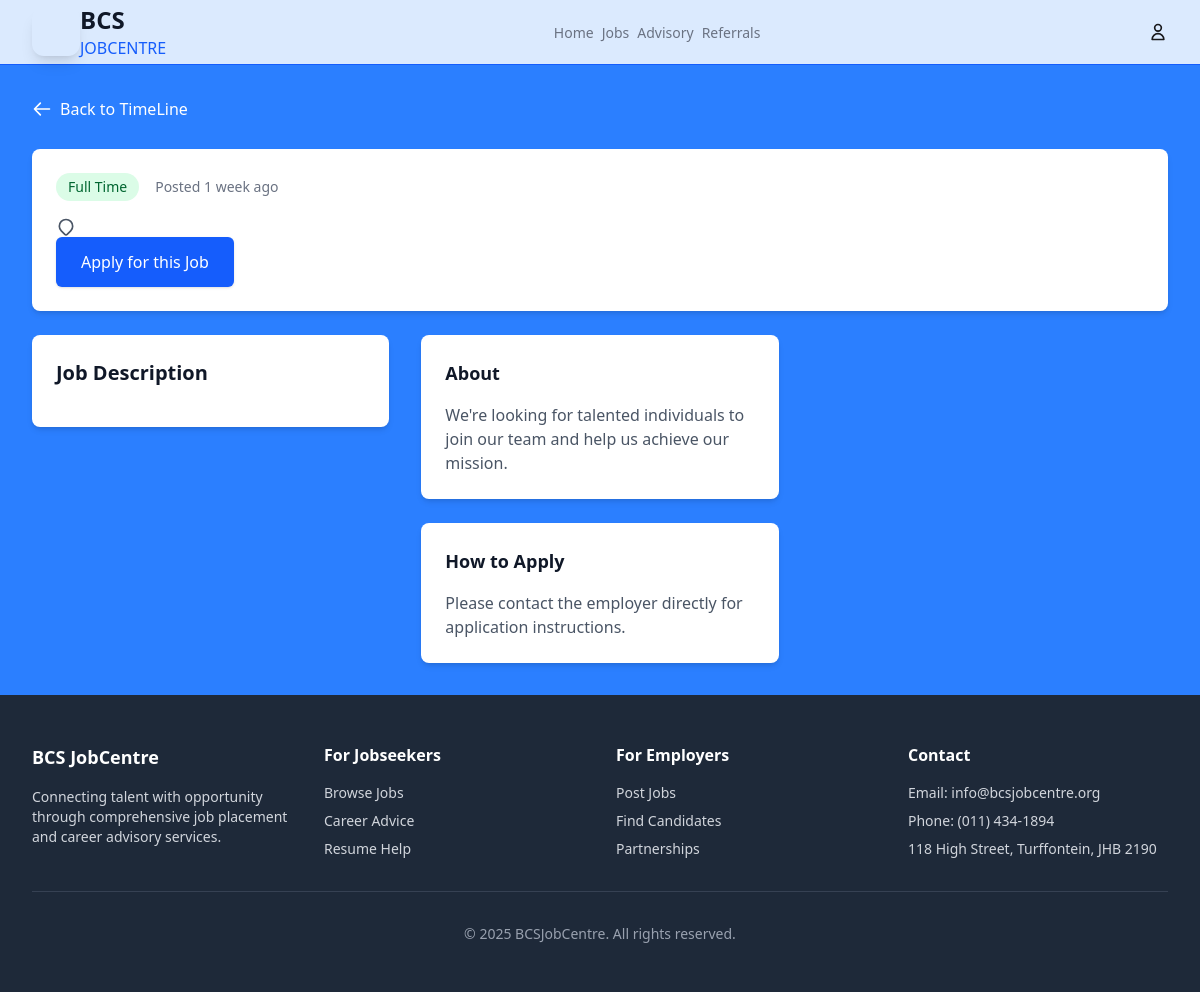
The app's page /jobs/8/, older data.
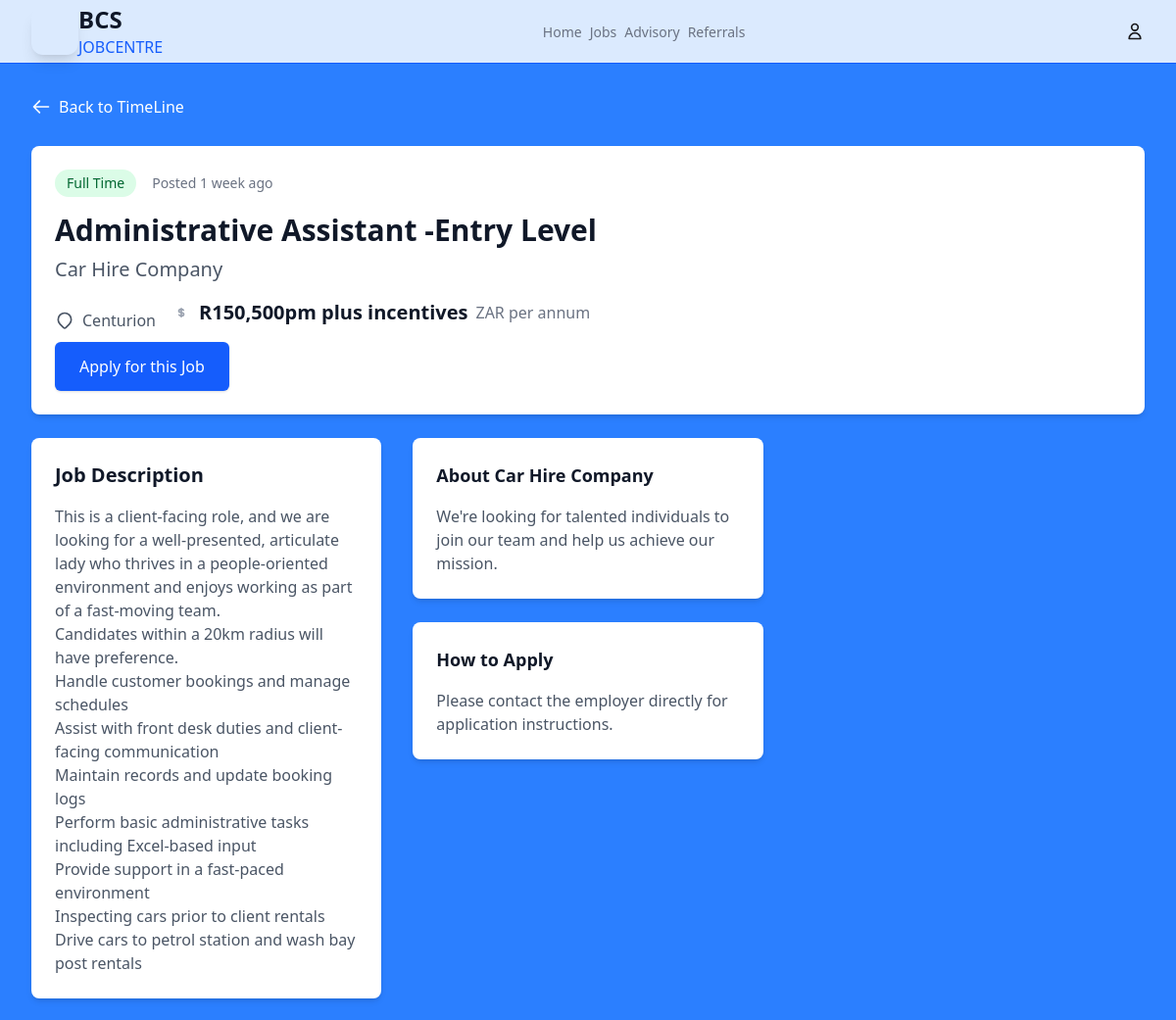
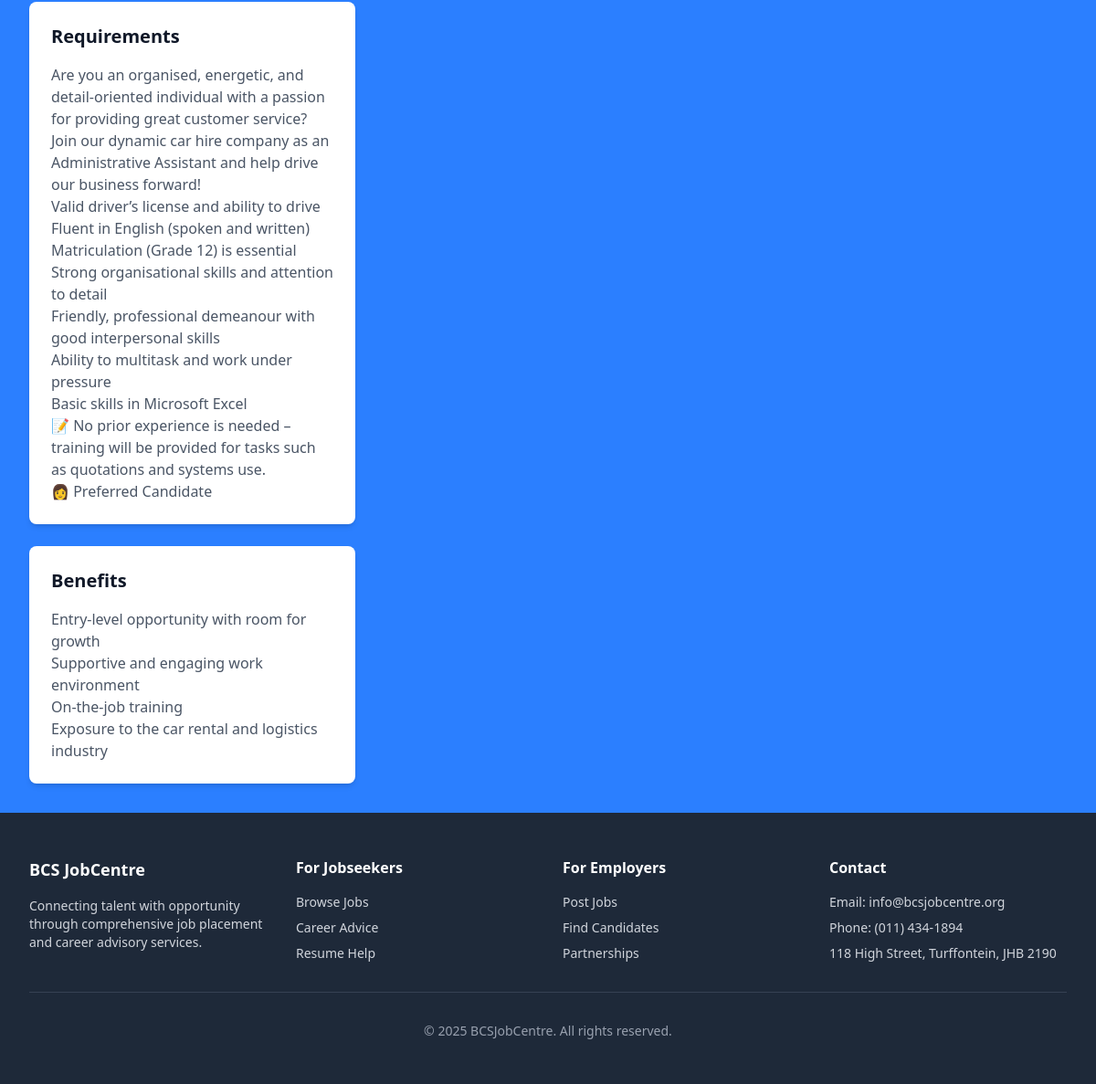
The same page, newer data (2 pictures, top to bottom).
### jobs/models.py (models this page shows, shortened)
class Vacancy(models.Model):
    employer = models.ForeignKey(User, on_delete=models.CASCADE, related_name="vacancies")
    title = models.CharField(max_length=200)
    description = models.TextField()
    location = models.CharField(max_length=200, blank=True)
    salary = models.CharField(max_length=100, blank=True)
    is_active = models.BooleanField(default=True)
    created_at = models.DateTimeField(auto_now_add=True)
    updated_at = models.DateTimeField(auto_now=True)
    class Meta:
        ordering = ["-created_at"]

### jobs/views.py (the view)
# urls.py: path("<int:pk>/", views.vacancy_detail, name="vacancy_detail"),
def vacancy_detail(request, pk):
    vacancy = get_object_or_404(Vacancy, pk=pk)
    return render(request, "jobs/vacancy_detail.html", {"vacancy": vacancy})

### jobs/templatetags/currency_filters.py (called while the page is built)
@register.filter
def format_zar(value):
    if not value:
        return "Salary negotiable"
    value = str(value)
    if value.startswith('R'):
        return value
    if value.startswith('$'):
        return value.replace('$', 'R')
    if any(symbol in value for symbol in ['€', '£', 'USD', 'EUR', 'GBP']):
        return f"R{value} (converted)"
    return f"R{value}"

### templates/jobs/vacancy_detail.html (shortened to what the changed rows need)
{% extends 'base.html' %}
{% load currency_filters %}
{% block content %}
<div class="bg-blue-500 max-w-4xl mx-auto px-4 sm:px-6 lg:px-8 py-8">
    <div class="bg-white rounded-lg shadow-md p-6 mb-6">
        <div class="flex flex-col lg:flex-row lg:items-start lg:justify-between">
            <div class="flex-1">
                <div class="flex items-center mb-4">
                    <span class="inline-flex items-center px-3 py-1 rounded-full text-sm font-medium
                                {% if vacancy.job_type == 'full_time' %}bg-green-100 text-green-800
                                {% elif vacancy.job_type == 'part_time' %}bg-blue-100 text-blue-800
                                {% elif vacancy.job_type == 'contract' %}bg-purple-100 text-purple-800
                                {% else %}bg-gray-100 text-gray-800{% endif %}">
                        {{ vacancy.get_job_type_display }}
                    </span>
                    <span class="ml-4 text-sm text-gray-500">Posted {{ vacancy.posted_date|timesince }} ago</span>
                </div>
                <h1 class="text-3xl font-bold text-gray-900 mb-2">{{ vacancy.title }}</h1>
                <h2 class="text-xl text-gray-600 mb-4">{{ vacancy.company }}</h2>
                <div class="flex flex-wrap gap-4 text-gray-600">
                    <div class="flex items-center">
                        <svg class="h-5 w-5 mr-2" fill="none" viewBox="0 0 24 24" stroke="currentColor">
                            <path stroke-linecap="round" stroke-linejoin="round" stroke-width="2" d="M17.657 16.657L13.414 20.9a1.998 1.998 0 01-2.827 0l-4.244-4.243a8 8 0 1111.314 0z"/>
                        </svg>
                        {{ vacancy.location }}
                    </div>
                   {% load currency_filters %}
{% if vacancy.salary %}
<div class="flex items-center mb-4">
    <svg class="h-5 w-5 mr-2 text-gray-400" fill="none" viewBox="0 0 24 24" stroke="currentColor">
        <path stroke-linecap="round" stroke-linejoin="round" stroke-width="2" d="M12 8c-1.657 0-3 .895-3 2s1.343 2 3 2 3 .895 3 2-1.343 2-3 2m0-8c1.11 0 2.08.402 2.599 1M12 8V7m0 1v8m0 0v1m0-1c-1.11 0-2.08-.402-2.599-1"/>
    </svg>
    <span class="text-xl font-bold text-gray-900">
        {{ vacancy.salary|format_zar }}
    </span>
    <span class="text-gray-500 ml-2">ZAR per annum</span>
</div>
{% endif %}
                </div>
            </div>
        </div>
    </div>
    <div class="grid grid-cols-1 lg:grid-cols-3 gap-8">
        <div class="lg:col-span-2">
            <div class="bg-white rounded-lg shadow-md p-6 mb-6">
                <div class="prose max-w-none text-gray-600">
                    {{ vacancy.description|linebreaks }}
                </div>
            </div>
            {% if vacancy.requirements %}
            <div class="bg-white rounded-lg shadow-md p-6 mb-6">
                <h3 class="text-xl font-semibold text-gray-900 mb-4">Requirements</h3>
                <div class="prose max-w-none text-gray-600">
                    {{ vacancy.requirements|linebreaks }}
                </div>
            </div>
            {% endif %}
            {% if vacancy.benefits %}
            <div class="bg-white rounded-lg shadow-md p-6">
                <h3 class="text-xl font-semibold text-gray-900 mb-4">Benefits</h3>
                <div class="prose max-w-none text-gray-600">
                    {{ vacancy.benefits|linebreaks }}
                </div>
            </div>
            {% endif %}
        </div>
        <div class="lg:col-span-1">
            <div class="bg-white rounded-lg shadow-md p-6 mb-6">
                <h3 class="text-lg font-semibold text-gray-900 mb-4">About {{ vacancy.company }}</h3>
                <p class="text-gray-600">We're looking for talented individuals to join our team and help us achieve our mission.</p>
            </div>
        </div>
    </div>
</div>
{% endblock %}

Row changes from the older to the newer data that the page shows:
changed Vacancy "Full Time": title (not shown) → "Administrative Assistant -Entry Level"; company (not shown) → "Car Hire Company"; location (not shown) → "Centurion"; salary (not shown) → "R150,500pm plus incentives"; description (not shown) → "This is a client-facing role, and we are looking for a well-presented, articulate lady who thrives in a people-oriented environment and enjoys working as part of a fast-moving team. Candidates within a 20km radius will have preference. Handle customer bookings and manage schedules Assist with front desk duties and client-facing communication Maintain records and update booking logs Perform basic administrative tasks including Excel-based input Provide support in a fast-paced environment Inspecting cars prior to client rentals Drive cars to petrol station and wash bay post rentals"; requirements (not shown) → "Are you an organised, energetic, and detail-oriented individual with a passion for providing great customer service? Join our dynamic car hire company as an Administrative Assistant and help drive our business forward! Valid driver’s license and ability to drive Fluent in English (spoken and written) Matriculation (Grade 12) is essential Strong organisational skills and attention to detail Friendly, professional demeanour with good interpersonal skills Ability to multitask and work under pressure Basic skills in Microsoft Excel 📝 No prior experience is needed – training will be provided for tasks such as quotations and systems use. 👩 Preferred Candidate"; benefits (not shown) → "Entry-level opportunity with room for growth Supportive and engaging work environment On-the-job training Exposure to the car rental and logistics industry"
Text that changed along with them:
text now shown: "ZAR per annum Requirements Benefits"
